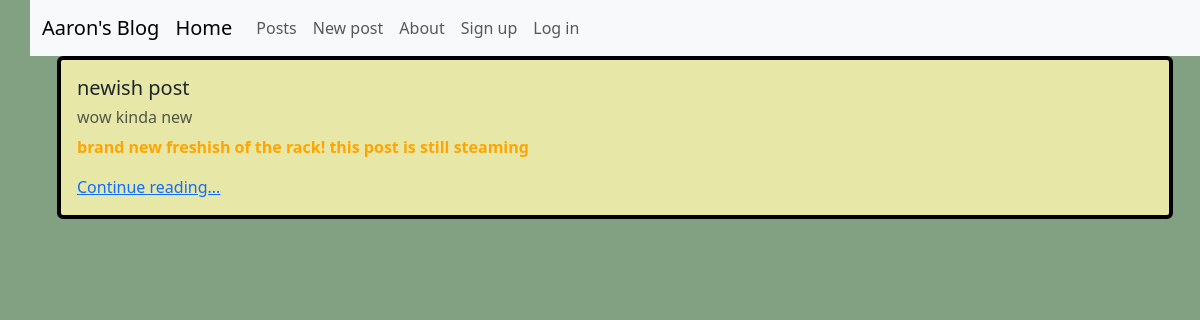
The page /posts/ on the database as committed earlier.
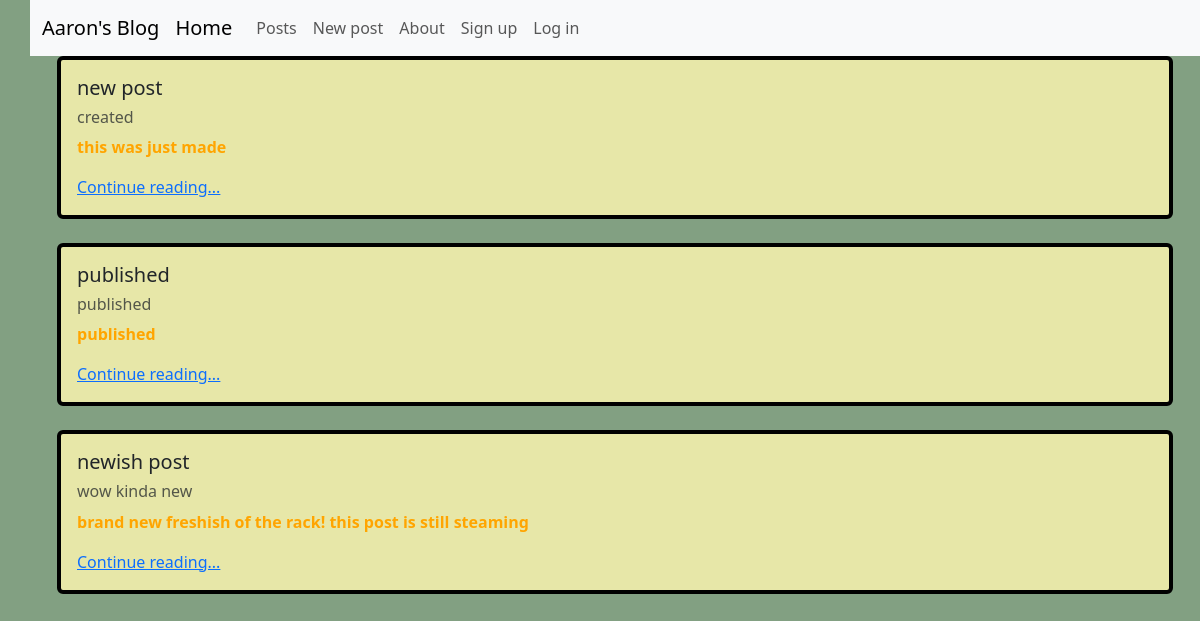
The same page on the database as committed later.
### posts/models.py (models this page shows, shortened)
class Post(models.Model):
    title = models.CharField(max_length=133)
    subtitle = models.CharField(max_length=333)
    author = models.ForeignKey(
        get_user_model(),
        on_delete=models.CASCADE
    )
    body = models.TextField()
    created_on = models.DateTimeField(auto_now_add=True)
    status = models.ForeignKey(
        Status,
        on_delete=models.CASCADE,
        null=True, default=None
    )

### posts/views.py (the view)
# urls.py: path('', views.PostListView.as_view(), name='post_list'),
class PostListView(ListView):
    template_name = 'posts/list.html'
    model = Post
    def get_context_data(self, **kwargs):
        context = super().get_context_data(**kwargs)
        published_status = Status.objects.get(name="published")
        context["post_list"] = Post.objects.filter(
            status=published_status
        ).order_by("created_on").reverse()
        return context

### templates/posts/list.html (shortened to what this page needs)
{% extends 'base.html' %}
{% block content %}
<div class="container">
    {% for post in post_list %}
    <div class="card">
        <div class="card-body">
            <h5 class="card-title">{{ post.title }}</h5>
            <h6 class="card-substitle mb-2 text-body-secondary">{{ post.subtitle }}</h6>
            <p class="card-text">{{ post.body|truncatechars:100 }}</p>
            <a href="{% url 'post_detail' post.id %}" class="card-link">Continue reading...</a>
        </div>
    </div>
    <br>
    {% endfor %}
</div>
{% endblock content %}

### templates/base.html (shortened to what this page needs)
{% load static %}
<!DOCTYPE html>
<html lang="en">
<head>
    <link href="https://cdn.jsdelivr.net/npm/bootstrap@5.3.0-alpha3/dist/css/bootstrap.min.css" rel="stylesheet">
    <link href="{% static 'css/base.css' %}" rel="stylesheet">
    <link rel="stylesheet" href="https://cdn.jsdelivr.net/npm/bootstrap-icons@1.10.5/font/bootstrap-icons.css">
</head>
<body>
    <nav class="navbar navbar-expand-lg bg-body-tertiary">
        <div class="container-fluid">
            <a class="navbar-brand" href="{% url 'home' %}">Aaron's Blog</a>
            <div class="collapse navbar-collapse" id="navbarNavAltMarkup">
                <div class="navbar-nav">
                    <a class="navbar-brand" href="{% url 'home' %}">Home</a>
                    <a class="nav-link" href="{% url 'post_list' %}">Posts</a>
                    <a class="nav-link" href="{% url 'post_new' %}">New post</a>
                    <a class="nav-link" href="{% url 'about' %}">About</a>
                    {% if user.is_authenticated %}
                    <a class="nav-link" href="{% url 'archive' %}">Archive</a>
                    <a class="nav-link" href="{% url 'drafts' %}">Drafts</a>
                    <a class="nav-link" href="{% url 'logout' %}">Log Out</a>
                    {% else %}
                    <a class="nav-link" href="{% url 'signup' %}">Sign up</a>
                    <a class="nav-link" href="{% url 'login' %}">Log in</a>
                    {% endif %}
                </div>
            </div>
        </div>
    </nav>
    {% block content %}
    {% endblock content %}
</body>
</html>

### static/css/base.css (style rules this page uses)
body { background-color: rgb(130, 160, 130); padding-left: 30px; }
p { font-weight: 700; color: orange; }
div.card { background-color: rgb(231, 231, 168); border: 4px solid black; }

Rows that differ between the two databases and show on the page:
added Post: title "new post", subtitle "created", body "this was just made"
added Post: title "published", subtitle "published", body "published"
